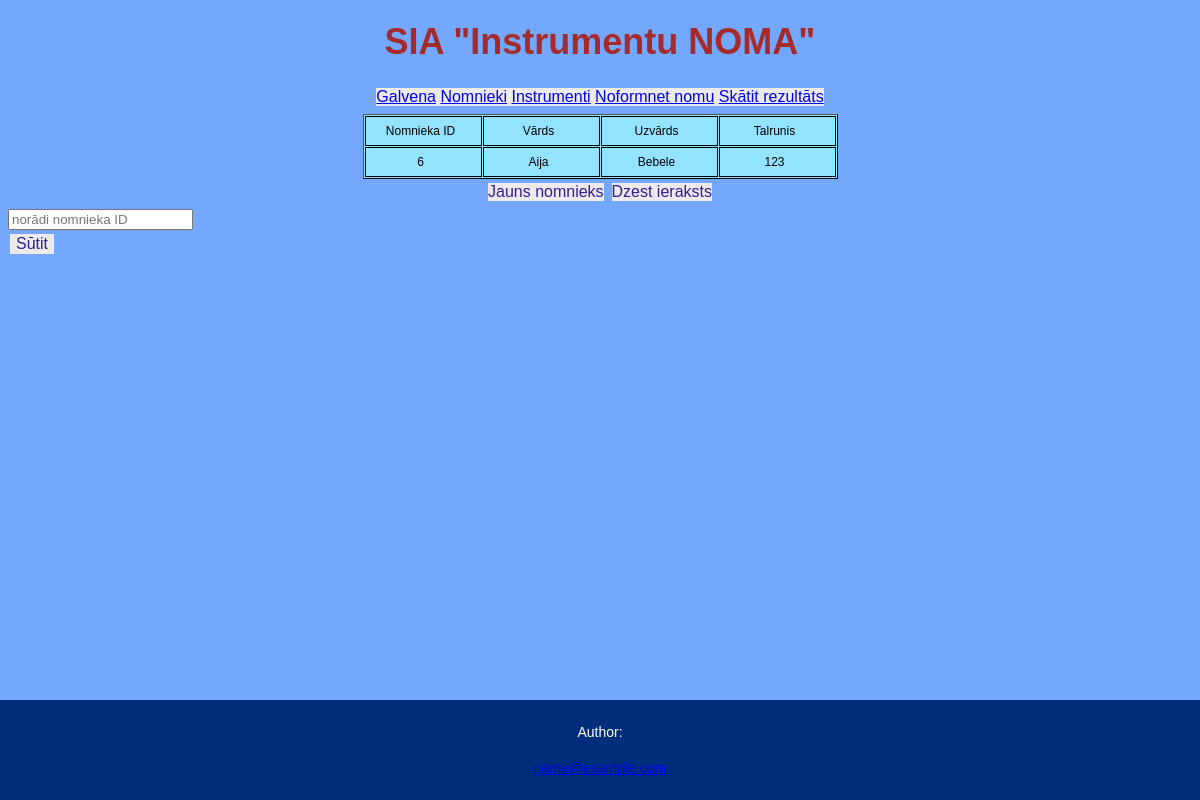
The app's page /nomn_kopa with its own data.
### tables this page shows
CREATE TABLE nomnieks(
    id_nomnieks INTEGER PRIMARY KEY AUTOINCREMENT,
    "vards" TEXT, 
    "uzvards" TEXT, 
    "talrunis" TEXT
);

### main.py (the view)
@app.route('/nomn_kopa', methods=['POST', 'GET'])
def nomn_kopa():
  db = sqlite3.connect('noma.db')
  sql = db.cursor()
  sql.execute("SELECT * FROM nomnieks")
  records = sql.fetchall()
  print(records)
  return render_template("visi_nomnieki.html", rows = records)

### templates/visi_nomnieki.html (shortened to what this page needs)
{% extends 'base.html' %}
{% block body %}
<table>
<tr>
  <td>Nomnieka ID</td>
  <td>Vārds</td>
  <td>Uzvārds</td>
  <td>Talrunis</td>
</tr>
  {%  for el in rows  %}
<tr>
  <td>{{ el[0] }}</td>
  <td>{{ el[1] }}</td>
  <td>{{ el[2] }}</td>
  <td>{{ el[3] }}</td>
</tr>
  {% endfor %}
</table>
<div><a class="button" href="/nomnieks">Jauns nomnieks</a>
  <a class="button" href="/nomn_dzest">Dzest ieraksts</a></div>
<form method="post">
<input type="text" name="id_nomnieks" id="id_nomnieks" placeholder="norādi nomnieka ID"><br>
<input class="button" type="submit" value="Sūtit"><br>
{% endblock %}

### static/css/style.css (style rules this page uses)
body { padding: 0; font-family: "Arial", sans-serif; font-size: 14px; line-height: 18px; color: #000000; background:#74a7fe ; }
div { text-align: center; width:100%; height: 30px; }
table { text-align: center; margin: auto; width: auto; height: auto; border: 1px outset black; border-spacing: 1px; font-size: 12px; background:#94e3fe ; }
td { width: 100px; padding: 5px; padding-right: 10px; border: 1px solid black; }
.button { background-color: #ebebeb; border: none; color: #371a94; text-align: center; text-decoration: none; display: inline-block; font-size: 16px; margin: 4px 2px; cursor: pointer; }

### records on screen
nomnieks: id_nomnieks "6", vards "Aija", uzvards "Bebele", talrunis "123"
